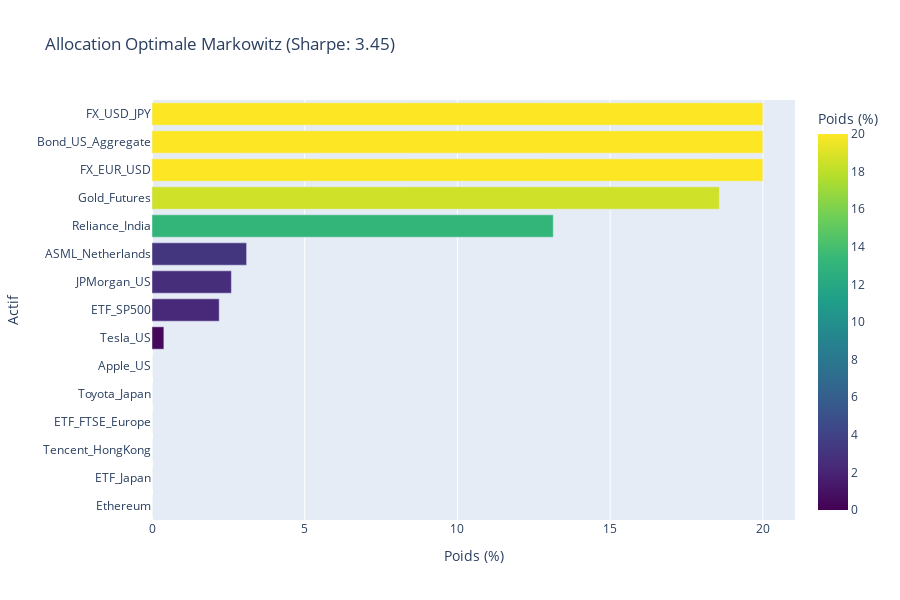

Notebook source saved alongside this figure:
### Code cell
# 1. Sélectionne 10-15 meilleurs actifs
top_actifs = stats_df.nlargest(15, 'Sharpe Ratio').index.tolist()
print("Optim sur :", top_actifs)

# 2. Optimise
poids_optimaux = optimiser_markowitz(log_returns[top_actifs])

# 3. Performances
ret_opt, vol_opt = portfolio_performance(poids_optimaux, log_returns[top_actifs])
sharpe_opt = (ret_opt - 0.02) / vol_opt
print(f"Portefeuille Optimal : Ret {ret_opt:.1%} | Vol {vol_opt:.1%} | Sharpe {sharpe_opt:.2f}")

# 4. VIZ Poids (Bar interactif)
poids_df = pd.DataFrame({
    'Actif': top_actifs,
    'Poids (%)': poids_optimaux * 100
}).sort_values('Poids (%)', ascending=True)

fig = px.bar(poids_df, y='Actif', x='Poids (%)', 
             orientation='h',
             title=f"Allocation Optimale Markowitz (Sharpe: {sharpe_opt:.2f})",
             color='Poids (%)', color_continuous_scale='Viridis')
fig.update_layout(height=600)
fig.show()

### Figure 1 — Plotly figure (JSON) as saved in the notebook; plotly's stock layout.template omitted (floating-point values rounded to 4 significant figures)
{"data": [{"hovertemplate": "Poids (%)=%{marker.color}<br>Actif=%{y}<extra></extra>", "legendgroup": "", "marker": {"color": [2.683e-12, 3.344e-12, 4.052e-12, 4.84e-12, 5.252e-12, 6.496e-12, 0.3882, 2.2, 2.6, 3.097, 13.14, 18.58, 20.0, 20.0, 20.0], "coloraxis": "coloraxis", "pattern": {"shape": ""}}, "name": "", "orientation": "h", "showlegend": false, "textposition": "auto", "type": "bar", "x": [2.683e-12, 3.344e-12, 4.052e-12, 4.84e-12, 5.252e-12, 6.496e-12, 0.3882, 2.2, 2.6, 3.097, 13.14, 18.58, 20.0, 20.0, 20.0], "xaxis": "x", "y": ["Ethereum", "ETF_Japan", "Tencent_HongKong", "ETF_FTSE_Europe", "Toyota_Japan", "Apple_US", "Tesla_US", "ETF_SP500", "JPMorgan_US", "ASML_Netherlands", "Reliance_India", "Gold_Futures", "FX_EUR_USD", "Bond_US_Aggregate", "FX_USD_JPY"], "yaxis": "y"}], "layout": {"barmode": "relative", "coloraxis": {"colorbar": {"title": {"text": "Poids (%)"}}, "colorscale": [[0, "#440154"], [0.1111, "#482878"], [0.2222, "#3e4989"], [0.3333, "#31688e"], [0.4444, "#26828e"], [0.5556, "#1f9e89"], [0.6667, "#35b779"], [0.7778, "#6ece58"], [0.8889, "#b5de2b"], [1, "#fde725"]]}, "height": 600, "legend": {"tracegroupgap": 0}, "title": {"text": "Allocation Optimale Markowitz (Sharpe: 3.45)"}, "xaxis": {"anchor": "y", "domain": [0, 1], "title": {"text": "Poids (%)"}}, "yaxis": {"anchor": "x", "domain": [0, 1], "title": {"text": "Actif"}}}}
